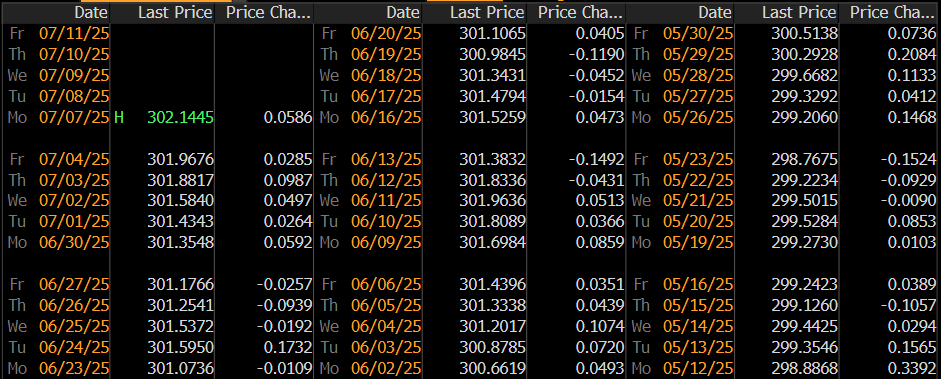
#> input picture behltreu.png, 941 x 379 px
$ python -i OCR_script.py   (imports and definitions only)
#> lines starting #> are read from the running program, lines starting #| are printed output that depends on the picture
#!/usr/bin/env python
# coding: utf-8

# # Question 1: OCR

# # Necessary installations for OCR

# In[68]:


#Libraries to install dependencies

#!pip install pytesseract pillow pandas numpy
#!pip install pillow


# In[69]:


#Check for required packages

#import pillow
def install_required_packages():
    required_packages = ['pytesseract', 'pandas', 'numpy']

    for package in required_packages:
        try:
            __import__(package)
        except ImportError:
            print(f"Installing {package}...")
            subprocess.check_call([sys.executable, '-m', 'pip', 'install', package])


# # Libraries used

# In[70]:


import os
import re
import sys
import subprocess
import pandas as pd
import numpy as np
import pytesseract
from PIL import Image
from datetime import datetime


# # Check for tesseract Installation

# In[71]:


# [31 lines left out: function check_and_install_tesseract, not called in this run]


# In[72]:


def setup_tesseract():
    possible_paths = [
        '/opt/homebrew/bin/tesseract',
        '/usr/local/bin/tesseract',
        '/usr/bin/tesseract',           # System installation
        'tesseract'                     # If it's in PATH
        '/Users/apoorvsharma/anaconda3/lib/python3.11/site-packages/pytesseract/pytesseract.py'
    ]

    for path in possible_paths:
        if os.path.exists(path) or path == "tesseract":
            pytesseract.pytesseract.tesseract_cmd = path
            print(f"Using tesseract from: {path}")
            return True

    print("Tesseract not found. Please install or update the path.")
    return False


# # Function to extract text from Image

# In[73]:


def extract_text_from_image(image_path):

#> called with image_path = 'behltreu.png'
  try:
    image = Image.open(image_path)
#> image is the input picture: PIL image 941x379 RGBA; mean R, G, B, A 25.5, 21.8, 17.4, 255

    #if image.mode != 'RBG':
    #    image.convert('RBG')

    image = image.convert('L')
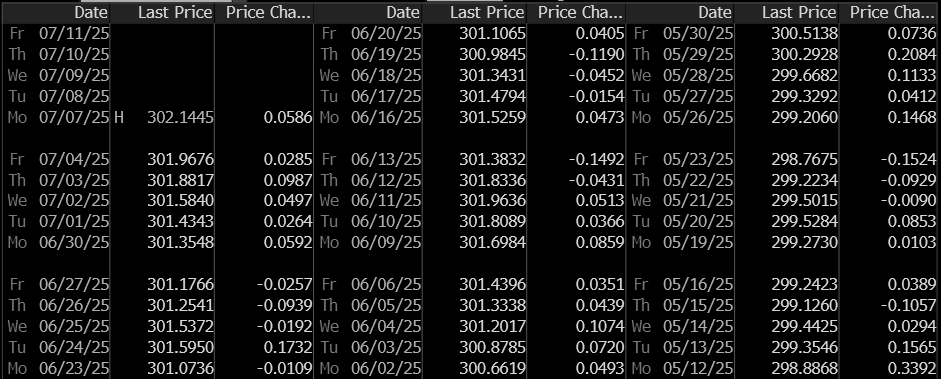
#> image: PIL image 941x379 L; min 0, max 215, mean 22.4

    width, height = image.size
#> width = 941; height = 379
    image = image.resize((width * 2, height * 2), Image.LANCZOS)
#> image: PIL image 1882x758 L

    image = image.point(lambda x: 0 if x<128 else 255, '1')
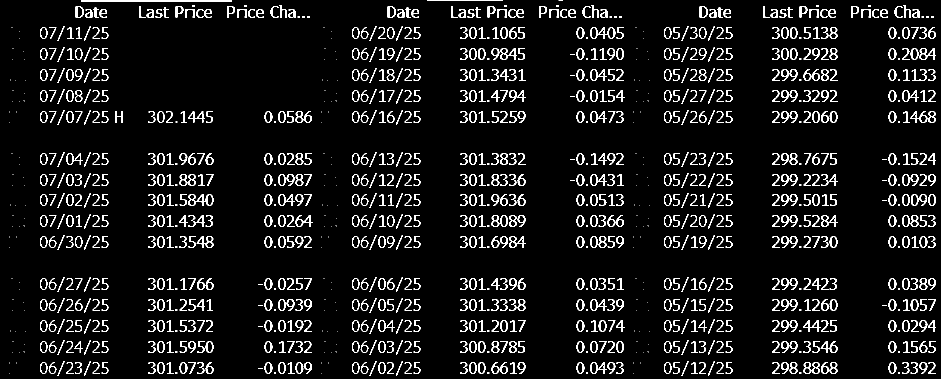
#> image: PIL image 1882x758 1 (shown at 1/2 size); 8.1% white in thin lines or dots

    custom_config = r'--oem 3 --psm 6 -c tessedit_char_whitelist=0123456789./: ABCDEFGHIJKLMNOPQRSTUVWXYZabcdefghijklmnopqrstuvwxyz'
#> (the run stopped early here; a loop or call above may not have finished)
